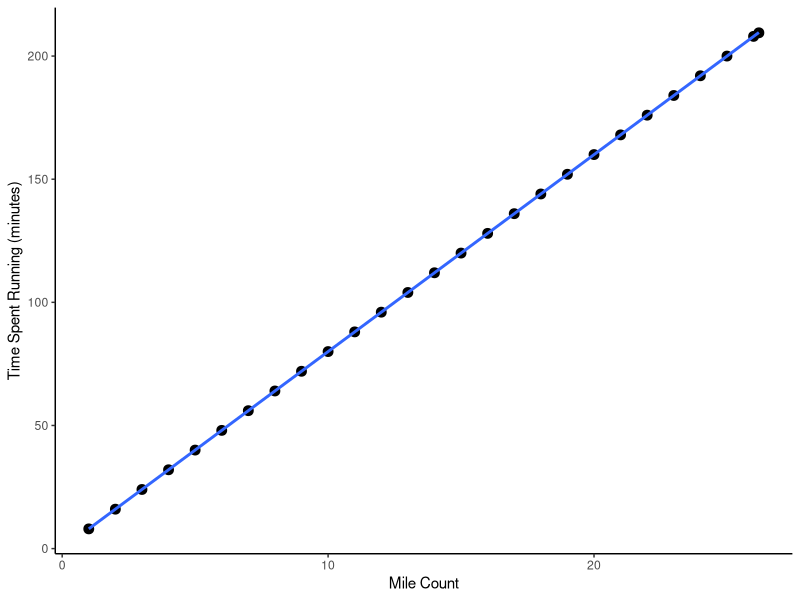
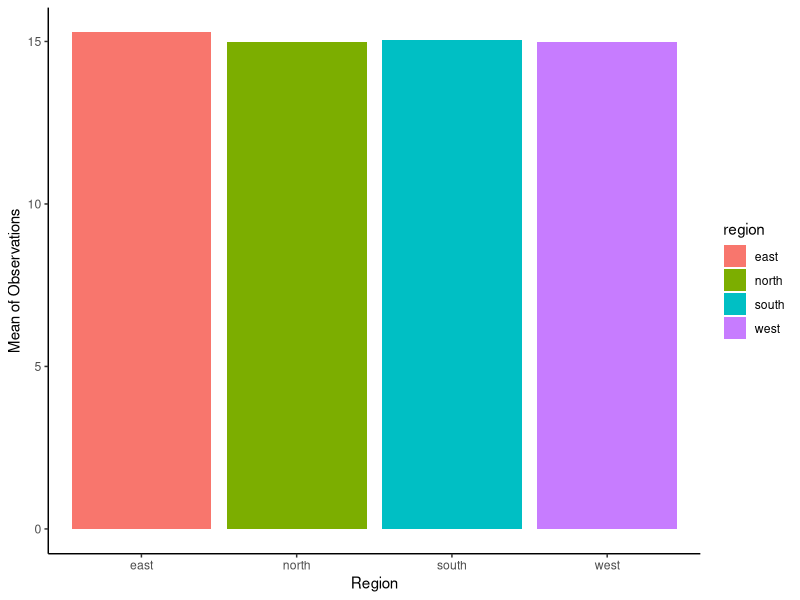
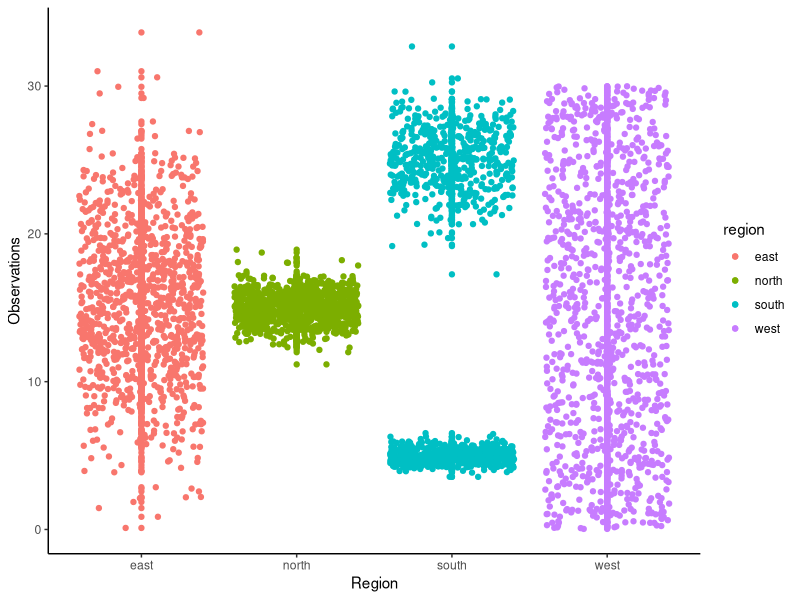

Here is the R script that generated these plots, in order:
# Tutorial 12 
## Exercise 10 

# Set working directory
setwd("~/Desktop/Fall-2021/Biocomputing/Biocomp_tutorial12/")

# Load ggplot library
library(ggplot2)



# Question 1

# Load marathon pace data text file 
marathon <- read.table("Marathon_Pace.txt", header = FALSE, sep = "\t", stringsAsFactors = FALSE)
colnames(marathon) <- c("mile","time")
head(marathon)

# Scatter plot of two variables: mile count vs time in minutes
ggplot(data=marathon, aes(x=mile,y=time))+
  geom_point(size=3)+
  xlab("Mile Count")+
  ylab("Time Spent Running (minutes)")+
  theme_classic()+
  geom_smooth(method="lm") # Include trend line 



# Question 2

# Load data from data.txt
data <- read.table("data.txt", sep = ",", header=TRUE, stringsAsFactors = TRUE)
head(data)

# Bar plot of the means of the four populations
ggplot(data=data, aes(x=region,y=observations,fill=region))+
  stat_summary(fun='mean',geom='bar')+
  xlab("Region")+
  ylab("Mean of Observations")+
  theme_classic()

# Scatter plot of all observations 
ggplot(data=data, aes(x=region,y=observations,color=region))+
  geom_point()+
  geom_jitter()+
  xlab("Region")+
  ylab("Observations")+
  theme_classic()

## Do the bar and scatter plots tell you different stories? Why? 

# Yes, the scatter plots and bar plots tell very different stories. 
# The bar plot only shows the mean of each population, which are very similar for all of the regions. 
# This makes it look like the populations are very similar to each other in general. 
# The scatter plot shows every observation, and gives a more accurate picture of what each population looks like. 
# The East and West regions are more spread out, while the North region is concentrated in the middle and the South is concentrated on both ends. 
# While the mean for each region is almost the same, the distributions are very different. 







